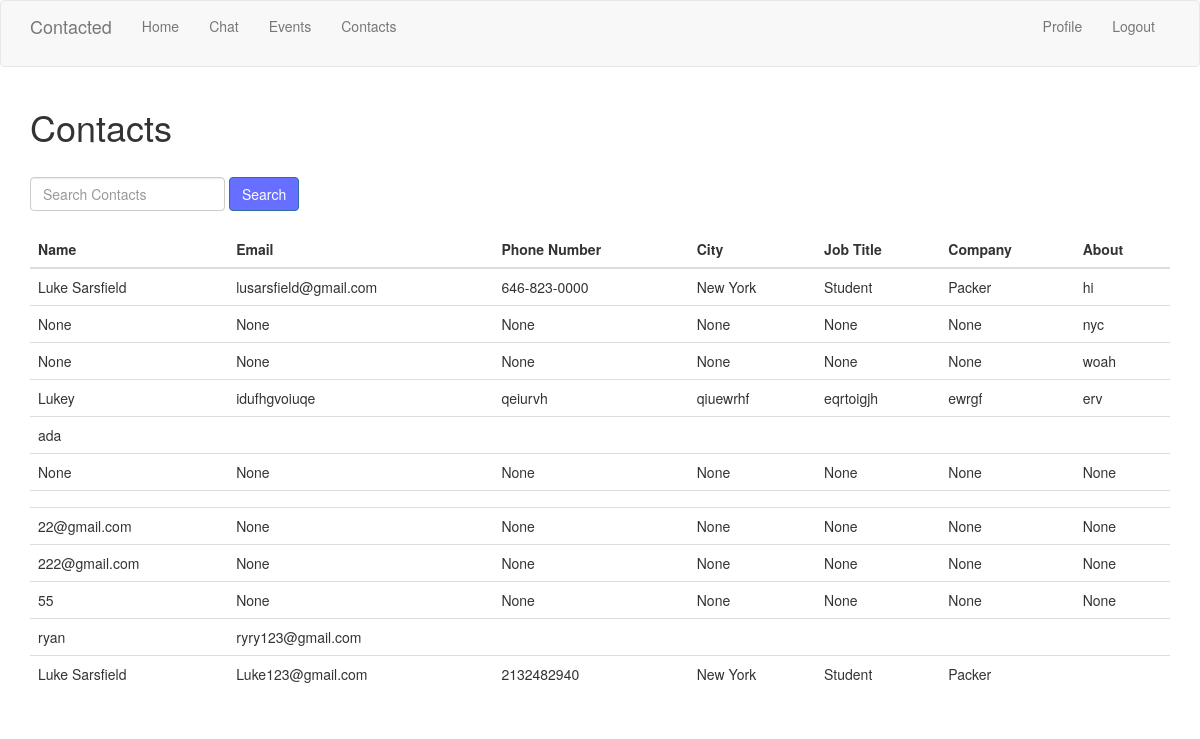
The page /contacts (signed in) on the database as committed earlier.
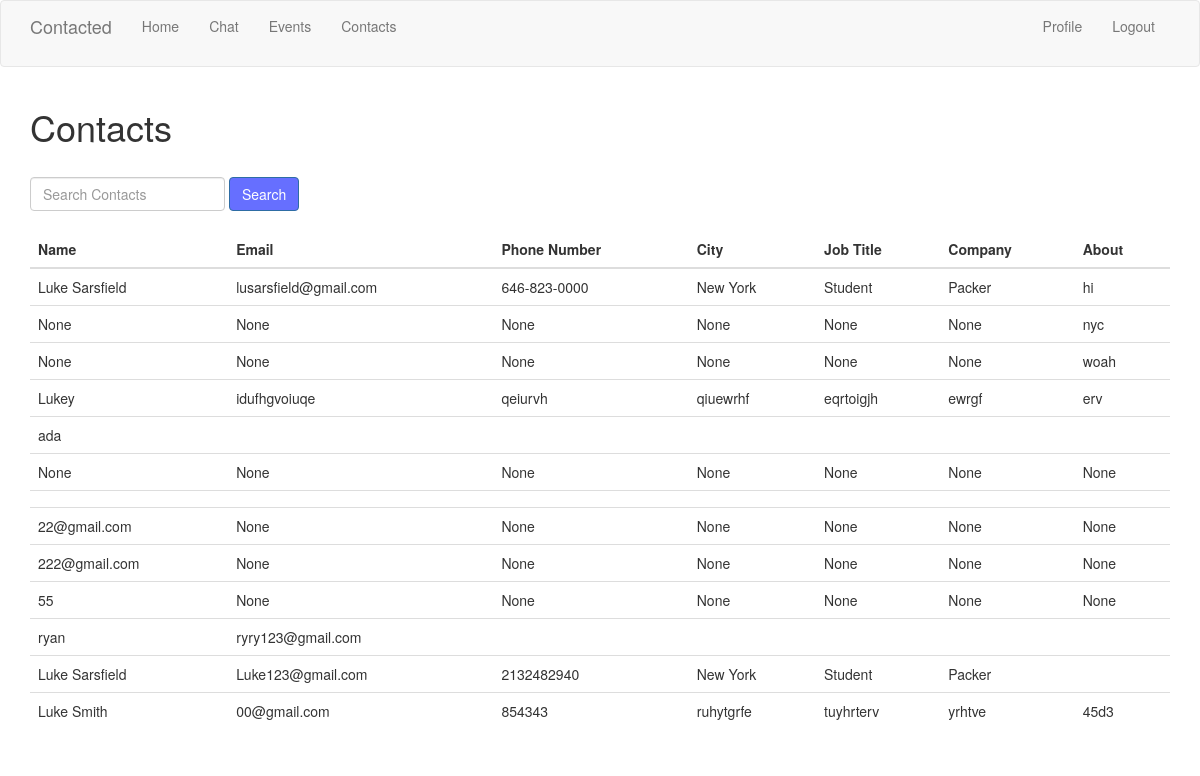
The same page on the database as committed later.
### app/models.py (models this page shows, shortened)
class User(UserMixin, db.Model):
    id = db.Column(db.Integer, primary_key=True)
    username = db.Column(db.String(64), index=True, unique=True)
    email = db.Column(db.String(120), index=True, unique=True)
    password_hash = db.Column(db.String(128))
    posts = db.relationship('Post', backref='author', lazy='dynamic')
    fullname_me = db.Column(db.String(140))
    email_me = db.Column(db.String(140))
    phonenumber_me = db.Column(db.String(140))
    city_me = db.Column(db.String(140))
    jobtitle_me = db.Column(db.String(140))
    company_me = db.Column(db.String(140))
    about_me = db.Column(db.String(140))
    last_seen = db.Column(db.DateTime, default=datetime.utcnow)
    followed = db.relationship(
        'User', secondary=followers,
        primaryjoin=(followers.c.follower_id == id),
        secondaryjoin=(followers.c.followed_id == id),
        backref=db.backref('followers', lazy='dynamic'), lazy='dynamic')

### app/routes.py (the view)
@app.route('/contacts', methods=['GET', 'POST'])
@login_required
def contacts():
    users = User.query.all()
    return render_template('contacts.html', users=users)

### app/models.py (called while the page is built)
@login.user_loader
def load_user(id):
    return User.query.get(int(id))

### app/routes.py (called while the page is built)
@app.before_request
def before_request():
    if current_user.is_authenticated:
        current_user.last_seen = datetime.utcnow()
        db.session.commit()

### app/templates/contacts.html (shortened to what this page needs)
{% extends "base.html" %}
{% block content %}
  <div class="container">
    <h1>Contacts</h1>
    <br>
    <form class="form-inline mb-3">
      <div class="form-group">
        <input type="text" class="form-control" id="search-input" placeholder="Search Contacts">
      </div>
      <button type="button" class="btn btn-primary" id="search-button">Search</button>
    </form>
    <br>
    <table class="table">
      <thead>
        <tr>
          <th>Name</th>
          <th>Email</th>
          <th>Phone Number</th>
          <th>City</th>
          <th>Job Title</th>
          <th>Company</th>
          <th>About</th>
        </tr>
      </thead>
      <tbody>
        {% for user in users %}
        <tr>
          <td>{{ user.fullname_me }}</td>
          <td>{{ user.email_me }}</td>
          <td>{{ user.phonenumber_me }}</td>
          <td>{{ user.city_me }}</td>
          <td>{{ user.jobtitle_me }}</td>
          <td>{{ user.company_me }}</td>
          <td>{{ user.about_me }}</td>
        </tr>
        {% endfor %}
      </tbody>
    </table>
  </div>
{% endblock %}

Rows that differ between the two databases and show on the page:
added User: fullname_me "Luke Smith", email_me "00@gmail.com", phonenumber_me "854343", city_me "ruhytgrfe", jobtitle_me "tuyhrterv", company_me "yrhtve", about_me "45d3"
